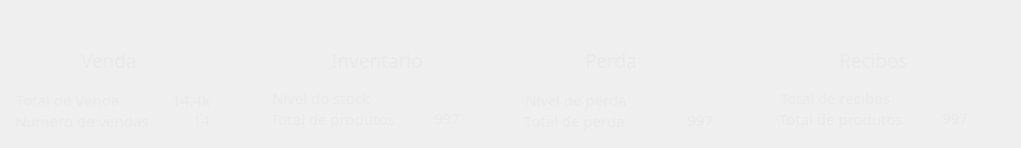
                            <widget class="QWidget" name="scroll_area_widget_contents_home">
                             <property name="geometry">
                              <rect>
                               <x>0</x>
                               <y>0</y>
                               <width>1021</width>
                               <height>148</height>
                              </rect>
                             </property>
                             <property name="styleSheet">
                              <string notr="true">#scroll_area_home, #scroll_area_widget_contents_home{
background-color:rgb(32, 33, 37);
border-radius:10px}</string>
                             </property>
                             <layout class="QHBoxLayout" name="horizontalLayout_8">
                              <property name="spacing">
                               <number>9</number>
                              </property>
                              <property name="leftMargin">
                               <number>6</number>
                              </property>
                              <property name="topMargin">
                               <number>6</number>
                              </property>
                              <property name="rightMargin">
                               <number>6</number>
                              </property>
                              <property name="bottomMargin">
                               <number>6</number>
                              </property>
                              <item>
                               <widget class="PyPanelButton" name="frame_1">
                                <property name="minimumSize">
                                 <size>
                                  <width>246</width>
                                  <height>132</height>
                                 </size>
                                </property>
                                <widget class="QPushButton" name="pushButton_4">
                                 <property name="geometry">
                                  <rect>
                                   <x>9</x>
                                   <y>13</y>
                                   <width>61</width>
                                   <height>61</height>
                                  </rect>
                                 </property>
                                 <property name="font">
                                  <font>
                                   <pointsize>8</pointsize>
                                  </font>
                                 </property>
                                 <property name="styleSheet">
                                  <string notr="true">border:none</string>
                                 </property>
                                 <property name="text">
                                  <string/>
                                 </property>
                                 <property name="icon">
                                  <iconset>
                                   <normaloff>../../../images/svg_icons/icon_sale.svg</normaloff>../../../images/svg_icons/icon_sale.svg</iconset>
                                 </property>
                                 <property name="iconSize">
                                  <size>
                                   <width>60</width>
                                   <height>57</height>
                                  </size>
                                 </property>
                                </widget>
                                <widget class="QLabel" name="label_41">
                                 <property name="geometry">
                                  <rect>
                                   <x>75</x>
                                   <y>40</y>
                                   <width>71</width>
                                   <height>28</height>
                                  </rect>
                                 </property>
                                 <property name="font">
                                  <font>
                                   <family>Segoe UI Semibold</family>
                                   <pointsize>14</pointsize>
                                  </font>
                                 </property>
                                 <property name="styleSheet">
                                  <string notr="true">border:none;
color: #e9eaec;</string>
                                 </property>
                                 <property name="text">
                                  <string>Venda</string>
                                 </property>
                                </widget>
                                <widget class="QLabel" name="label_42">
                                 <property name="geometry">
                                  <rect>
                                   <x>9</x>
                                   <y>102</y>
                                   <width>157</width>
                                   <height>26</height>
                                  </rect>
                                 </property>
                                 <property name="font">
                                  <font>
                                   <family>Segoe UI Semilight</family>
                                   <pointsize>11</pointsize>
                                  </font>
                                 </property>
                                 <property name="styleSheet">
                                  <string notr="true">border:none;
color: #e9eaec;</string>
                                 </property>
                                 <property name="text">
                                  <string>Numero de vendas</string>
                                 </property>
                                </widget>
                                <widget class="QLabel" name="label_43">
                                 <property name="geometry">
                                  <rect>
                                   <x>10</x>
                                   <y>80</y>
                                   <width>110</width>
                                   <height>28</height>
                                  </rect>
                                 </property>
                                 <property name="font">
                                  <font>
                                   <family>Segoe UI Semilight</family>
                                   <pointsize>11</pointsize>
                                  </font>
                                 </property>
                                 <property name="styleSheet">
                                  <string notr="true">border:none;
color: #e9eaec;</string>
                                 </property>
                                 <property name="text">
                                  <string>Total de Venda</string>
                                 </property>
                                </widget>
                                <widget class="QLabel" name="label_44">
                                 <property name="geometry">
                                  <rect>
                                   <x>120</x>
                                   <y>80</y>
                                   <width>84</width>
                                   <height>28</height>
                                  </rect>
                                 </property>
                                 <property name="font">
                                  <font>
                                   <family>Segoe UI Semilight</family>
                                   <pointsize>11</pointsize>
                                  </font>
                                 </property>
                                 <property name="styleSheet">
                                  <string notr="true">border:none;
color: #e9eaec;</string>
                                 </property>
                                 <property name="text">
                                  <string>14,4k</string>
                                 </property>
                                 <property name="alignment">
                                  <set>Qt::AlignRight|Qt::AlignTrailing|Qt::AlignVCenter</set>
                                 </property>
                                </widget>
                                <widget class="QLabel" name="label_45">
                                 <property name="geometry">
                                  <rect>
                                   <x>145</x>
                                   <y>100</y>
                                   <width>59</width>
                                   <height>28</height>
                                  </rect>
                                 </property>
                                 <property name="font">
                                  <font>
                                   <family>Segoe UI Semilight</family>
                                   <pointsize>11</pointsize>
                                  </font>
                                 </property>
                                 <property name="styleSheet">
                                  <string notr="true">border:none;
color: #e9eaec;</string>
                                 </property>
                                 <property name="text">
                                  <string>14</string>
                                 </property>
                                 <property name="alignment">
                                  <set>Qt::AlignRight|Qt::AlignTrailing|Qt::AlignVCenter</set>
                                 </property>
                                </widget>
                               </widget>
                              </item>
                              <item>
                               <widget class="PyPanelButton" name="frame_7">
                                <property name="minimumSize">
                                 <size>
                                  <width>245</width>
                                  <height>132</height>
                                 </size>
                                </property>
                                <widget class="QPushButton" name="pushButton_6">
                                 <property name="geometry">
                                  <rect>
                                   <x>6</x>
                                   <y>10</y>
                                   <width>61</width>
                                   <height>61</height>
                                  </rect>
                                 </property>
                                 <property name="font">
                                  <font>
                                   <pointsize>8</pointsize>
                                  </font>
                                 </property>
                                 <property name="styleSheet">
                                  <string notr="true">border:none</string>
                                 </property>
                                 <property name="text">
                                  <string/>
                                 </property>
                                 <property name="icon">
                                  <iconset>
                                   <normaloff>../../../images/svg_icons/icon_box.svg</normaloff>../../../images/svg_icons/icon_box.svg</iconset>
                                 </property>
                                 <property name="iconSize">
                                  <size>
                                   <width>65</width>
                                   <height>65</height>
                                  </size>
                                 </property>
                                </widget>
                                <widget class="QLabel" name="label_46">
                                 <property name="geometry">
                                  <rect>
                                   <x>70</x>
                                   <y>40</y>
                                   <width>100</width>
                                   <height>28</height>
                                  </rect>
                                 </property>
                                 <property name="font">
                                  <font>
                                   <family>Segoe UI Semibold</family>
                                   <pointsize>14</pointsize>
                                  </font>
                                 </property>
                                 <property name="styleSheet">
                                  <string notr="true">border:none;
color: #e9eaec;</string>
                                 </property>
                                 <property name="text">
                                  <string>Inventario</string>
                                 </property>
                                </widget>
                                <widget class="QLabel" name="label_47">
                                 <property name="geometry">
                                  <rect>
                                   <x>140</x>
                                   <y>98</y>
                                   <width>59</width>
                                   <height>28</height>
                                  </rect>
                                 </property>
                                 <property name="font">
                                  <font>
                                   <family>Segoe UI Semilight</family>
                                   <pointsize>11</pointsize>
                                  </font>
                                 </property>
                                 <property name="styleSheet">
                                  <string notr="true">border:none;
color: #e9eaec;</string>
                                 </property>
                                 <property name="text">
                                  <string>997</string>
                                 </property>
                                 <property name="alignment">
                                  <set>Qt::AlignRight|Qt::AlignTrailing|Qt::AlignVCenter</set>
                                 </property>
                                </widget>
                                <widget class="QLabel" name="label_49">
                                 <property name="geometry">
                                  <rect>
                                   <x>11</x>
                                   <y>78</y>
                                   <width>110</width>
                                   <height>28</height>
                                  </rect>
                                 </property>
                                 <property name="font">
                                  <font>
                                   <family>Segoe UI Semilight</family>
                                   <pointsize>11</pointsize>
                                  </font>
                                 </property>
                                 <property name="styleSheet">
                                  <string notr="true">border:none;
color: #e9eaec;</string>
                                 </property>
                                 <property name="text">
                                  <string>Nível do stock</string>
                                 </property>
                                </widget>
                                <widget class="QLabel" name="label_50">
                                 <property name="geometry">
                                  <rect>
                                   <x>10</x>
                                   <y>100</y>
                                   <width>157</width>
                                   <height>26</height>
                                  </rect>
                                 </property>
                                 <property name="font">
                                  <font>
                                   <family>Segoe UI Semilight</family>
                                   <pointsize>11</pointsize>
                                  </font>
                                 </property>
                                 <property name="styleSheet">
                                  <string notr="true">border:none;
color: #e9eaec;</string>
                                 </property>
                                 <property name="text">
                                  <string>Total de produtos</string>
                                 </property>
                                </widget>
                               </widget>
                              </item>
                              <item>
                               <widget class="PyPanelButton" name="frame_8">
                                <property name="minimumSize">
                                 <size>
                                  <width>246</width>
                                  <height>132</height>
                                 </size>
                                </property>
                                <widget class="QLabel" name="label_48">
                                 <property name="geometry">
                                  <rect>
                                   <x>70</x>
                                   <y>40</y>
                                   <width>50</width>
                                   <height>28</height>
                                  </rect>
                                 </property>
                                 <property name="font">
                                  <font>
                                   <family>Segoe UI Semibold</family>
                                   <pointsize>14</pointsize>
                                  </font>
                                 </property>
                                 <property name="styleSheet">
                                  <string notr="true">border:none;
color: #e9eaec;</string>
                                 </property>
                                 <property name="text">
                                  <string>Perda</string>
                                 </property>
                                </widget>
                                <widget class="QLabel" name="label_51">
                                 <property name="geometry">
                                  <rect>
                                   <x>139</x>
                                   <y>100</y>
                                   <width>59</width>
                                   <height>28</height>
                                  </rect>
                                 </property>
                                 <property name="font">
                                  <font>
                                   <family>Segoe UI Semilight</family>
                                   <pointsize>11</pointsize>
                                  </font>
                                 </property>
                                 <property name="styleSheet">
                                  <string notr="true">border:none;
color: #e9eaec;</string>
                                 </property>
                                 <property name="text">
                                  <string>997</string>
                                 </property>
                                 <property name="alignment">
                                  <set>Qt::AlignRight|Qt::AlignTrailing|Qt::AlignVCenter</set>
                                 </property>
                                </widget>
                                <widget class="QLabel" name="label_52">
                                 <property name="geometry">
                                  <rect>
                                   <x>9</x>
                                   <y>102</y>
                                   <width>157</width>
                                   <height>26</height>
                                  </rect>
                                 </property>
                                 <property name="font">
                                  <font>
                                   <family>Segoe UI Semilight</family>
                                   <pointsize>11</pointsize>
                                  </font>
                                 </property>
                                 <property name="styleSheet">
                                  <string notr="true">border:none;
color: #e9eaec;</string>
                                 </property>
                                 <property name="text">
                                  <string>Total de perda</string>
                                 </property>
                                </widget>
                                <widget class="QPushButton" name="pushButton_17">
                                 <property name="geometry">
                                  <rect>
                                   <x>7</x>
                                   <y>12</y>
                                   <width>61</width>
                                   <height>61</height>
                                  </rect>
                                 </property>
                                 <property name="font">
                                  <font>
                                   <pointsize>8</pointsize>
                                  </font>
                                 </property>
                                 <property name="styleSheet">
                                  <string notr="true">border:none</string>
                                 </property>
                                 <property name="text">
                                  <string/>
                                 </property>
                                 <property name="icon">
                                  <iconset>
                                   <normaloff>../../../images/svg_icons/icon_line_chart_down.svg</normaloff>../../../images/svg_icons/icon_line_chart_down.svg</iconset>
                                 </property>
                                 <property name="iconSize">
                                  <size>
                                   <width>63</width>
                                   <height>63</height>
                                  </size>
                                 </property>
                                </widget>
                                <widget class="QLabel" name="label_53">
                                 <property name="geometry">
                                  <rect>
                                   <x>10</x>
                                   <y>80</y>
                                   <width>110</width>
                                   <height>28</height>
                                  </rect>
                                 </property>
                                 <property name="font">
                                  <font>
                                   <family>Segoe UI Semilight</family>
                                   <pointsize>11</pointsize>
                                  </font>
                                 </property>
                                 <property name="styleSheet">
                                  <string notr="true">border:none;
color: #e9eaec;</string>
                                 </property>
                                 <property name="text">
                                  <string>Nível de perda</string>
                                 </property>
                                </widget>
                               </widget>
                              </item>
                              <item>
                               <widget class="PyPanelButton" name="frame_22">
                                <property name="minimumSize">
                                 <size>
                                  <width>245</width>
                                  <height>132</height>
                                 </size>
                                </property>
                                <widget class="QLabel" name="label_54">
                                 <property name="geometry">
                                  <rect>
                                   <x>69</x>
                                   <y>40</y>
                                   <width>80</width>
                                   <height>28</height>
                                  </rect>
                                 </property>
                                 <property name="font">
                                  <font>
                                   <family>Segoe UI Semibold</family>
                                   <pointsize>14</pointsize>
                                  </font>
                                 </property>
                                 <property name="styleSheet">
                                  <string notr="true">border:none;
color: #e9eaec;</string>
                                 </property>
                                 <property name="text">
                                  <string>Recibos</string>
                                 </property>
                                </widget>
                                <widget class="QLabel" name="label_55">
                                 <property name="geometry">
                                  <rect>
                                   <x>139</x>
                                   <y>98</y>
                                   <width>59</width>
                                   <height>28</height>
                                  </rect>
                                 </property>
                                 <property name="font">
                                  <font>
                                   <family>Segoe UI Semilight</family>
                                   <pointsize>11</pointsize>
                                  </font>
                                 </property>
                                 <property name="styleSheet">
                                  <string notr="true">border:none;
color: #e9eaec;</string>
                                 </property>
                                 <property name="text">
                                  <string>997</string>
                                 </property>
                                 <property name="alignment">
                                  <set>Qt::AlignRight|Qt::AlignTrailing|Qt::AlignVCenter</set>
                                 </property>
                                </widget>
                                <widget class="QLabel" name="label_56">
                                 <property name="geometry">
                                  <rect>
                                   <x>9</x>
                                   <y>100</y>
                                   <width>157</width>
                                   <height>26</height>
                                  </rect>
                                 </property>
                                 <property name="font">
                                  <font>
                                   <family>Segoe UI Semilight</family>
                                   <pointsize>11</pointsize>
                                  </font>
                                 </property>
                                 <property name="styleSheet">
                                  <string notr="true">border:none;
color: #e9eaec;</string>
                                 </property>
                                 <property name="text">
                                  <string>Total de produtos</string>
                                 </property>
                                </widget>
                                <widget class="QPushButton" name="pushButton_18">
                                 <property name="geometry">
                                  <rect>
                                   <x>8</x>
                                   <y>13</y>
                                   <width>61</width>
                                   <height>61</height>
                                  </rect>
                                 </property>
                                 <property name="font">
                                  <font>
                                   <pointsize>8</pointsize>
                                  </font>
                                 </property>
                                 <property name="styleSheet">
                                  <string notr="true">border:none</string>
                                 </property>
                                 <property name="text">
                                  <string/>
                                 </property>
                                 <property name="icon">
                                  <iconset>
                                   <normaloff>../../../images/svg_icons/Icon_receipt_svgrepo.svg</normaloff>../../../images/svg_icons/Icon_receipt_svgrepo.svg</iconset>
                                 </property>
                                 <property name="iconSize">
                                  <size>
                                   <width>53</width>
                                   <height>54</height>
                                  </size>
                                 </property>
                                </widget>
                                <widget class="QLabel" name="label_57">
                                 <property name="geometry">
                                  <rect>
                                   <x>10</x>
                                   <y>78</y>
                                   <width>110</width>
                                   <height>28</height>
                                  </rect>
                                 </property>
                                 <property name="font">
                                  <font>
                                   <family>Segoe UI Semilight</family>
                                   <pointsize>11</pointsize>
                                  </font>
                                 </property>
                                 <property name="styleSheet">
                                  <string notr="true">border:none;
color: #e9eaec;</string>
                                 </property>
                                 <property name="text">
                                  <string>Total de recibos</string>
                                 </property>
                                </widget>
                               </widget>
                              </item>
                             </layout>
                            </widget>
